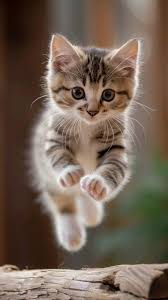
#> input picture image_processing_toolkit/data/img1.jpg, 168 x 300 px
$ python -i image_operations.py   (imports and definitions only)
#> lines starting #> are read from the running program, lines starting #| are printed output that depends on the picture
#> further down, picture is the input picture: shape (300, 168, 3); mean B, G, R 85, 98.4, 115.4
import cv2
import numpy as np


class ImageProcessor:

    @staticmethod
    def to_grayscale(img):
        return cv2.cvtColor(img, cv2.COLOR_BGR2GRAY)

    # [5 lines left out: function to_rgb, not called in this run]

    @staticmethod
    def gaussian_blur(img, ksize=11):
        return cv2.GaussianBlur(img, (ksize, ksize), 0)

    @staticmethod
    def average_blur(img, ksize=11):
        return cv2.blur(img, (ksize, ksize))

    @staticmethod
    def median_blur(img, ksize=5):
        return cv2.medianBlur(img, ksize)

    # [26 lines left out: functions sharpen, edge_detection, threshold, histogram_equalization, not called in this run]

    @staticmethod
    def increase_brightness(img, value=40):
#> called with value = 40
        hsv = cv2.cvtColor(img, cv2.COLOR_BGR2HSV)
#> hsv: shape (300, 168, 3); mean H, S, V 16.2, 86.8, 116.3

        h, s, v = cv2.split(hsv)
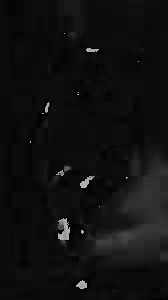
#> h: shape (300, 168); min 0, max 179, mean 16.2
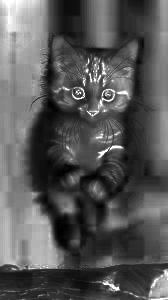
#> s: shape (300, 168); min 0, max 255, mean 86.8
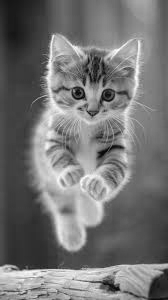
#> v: shape (300, 168); min 5, max 255, mean 116.3

        v = np.clip(v + value, 0, 255)
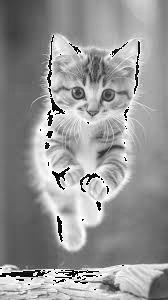
#> v: shape (300, 168); min 0, max 255, mean 149.6

        hsv = cv2.merge([h, s, v.astype(np.uint8)])
#> hsv: shape (300, 168, 3); mean H, S, V 16.2, 86.8, 149.6

        return cv2.cvtColor(hsv, cv2.COLOR_HSV2BGR)
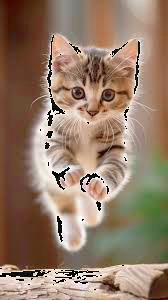
#> returned value: shape (300, 168, 3); mean B, G, R 104.7, 123.8, 148.2

    @staticmethod
    def adjust_contrast(img, alpha=1.5):
        return cv2.convertScaleAbs(img, alpha=alpha)

    # [13 lines left out: function rotate, not called in this run]

    @staticmethod
    def flip_horizontal(img):
        return cv2.flip(img, 1)

    @staticmethod
    def flip_vertical(img):
        return cv2.flip(img, 0)

    @staticmethod
    def resize(img, width=500, height=500):
        return cv2.resize(img, (width, height))

    # [34 lines left out: functions add_noise, denoise, unblur, not called in this run]

>>> import cv2
>>> picture = cv2.imread('../data/img1.jpg')
>>> result = ImageProcessor().increase_brightness(picture)

$ run again, on image_processing_toolkit/data/img2.jpg
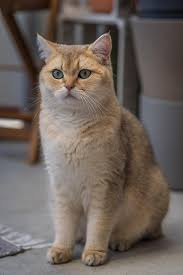
#> input picture image_processing_toolkit/data/img2.jpg, 183 x 275 px
#> picture is the input picture: shape (275, 183, 3); mean B, G, R 91.8, 98.3, 108.8
#> in increase_brightness, `v = np.clip(v + value, 0, 255)`:
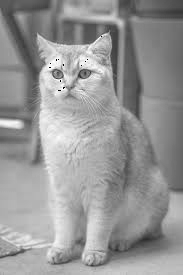
#> v: shape (275, 183); min 0, max 255, mean 150.2
#> in increase_brightness, `return cv2.cvtColor(hsv, cv2.COLOR_HSV2BGR)`:
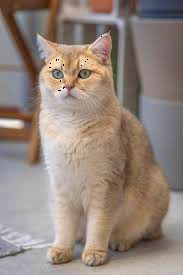
#> returned value: shape (275, 183, 3); mean B, G, R 124, 132.9, 148

$ run again, on image_processing_toolkit/data/img3.jpg
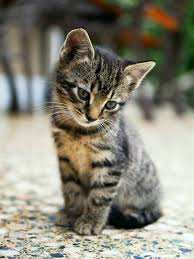
#> input picture image_processing_toolkit/data/img3.jpg, 194 x 259 px
#> picture is the input picture: shape (259, 194, 3); mean B, G, R 120, 133.8, 136.3
#> in increase_brightness, `h, s, v = cv2.split(hsv)`:
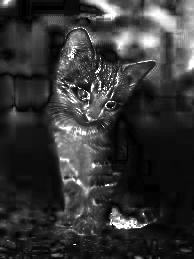
#> s: shape (259, 194); min 0, max 255, mean 52.7
#> in increase_brightness, `return cv2.cvtColor(hsv, cv2.COLOR_HSV2BGR)`:
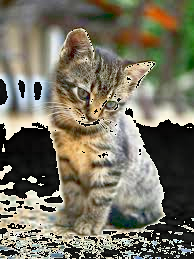
#> returned value: shape (259, 194, 3); mean B, G, R 98.2, 114.8, 118.6
